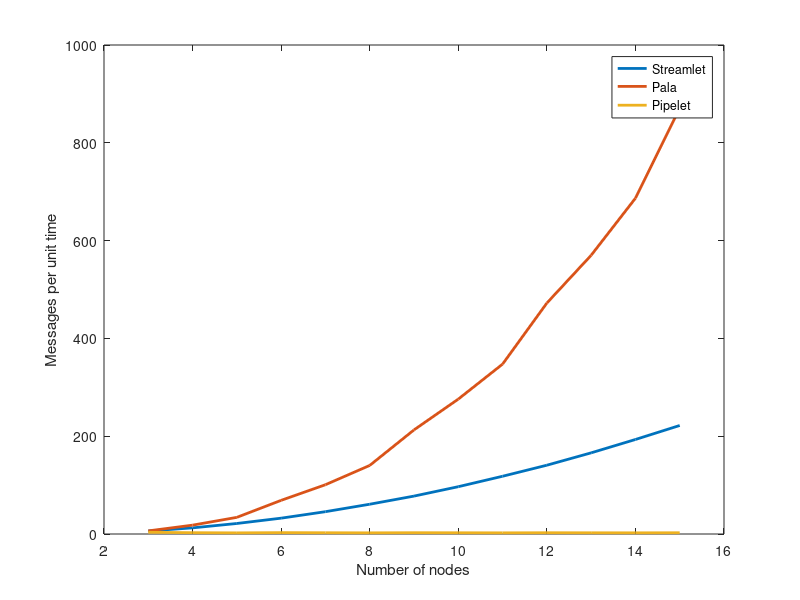

MATLAB code to generate this figure:
stream_total_message = [55158, 150535, 322672, 582971, 958548, 1461219, 2092792, 2902260, 3896900, 5064397, 6472488, 8117665, 9986316];
pala_total_message = [57265, 217297, 510832, 1238983, 2116094, 3364929, 5747921, 8275426, 11463775, 17002354, 22229340, 28839554, 39186284];
pipelet_total_message = [31831, 32315, 34999, 50840, 54165, 56992, 71767, 75735, 78327, 93529, 96805, 100659, 115471];

for k = 1: length(stream_total_message)
    y = (k+2)*3000;
    z = stream_total_message(k);
    c = z/y;
    stream_total_message(k) = c;
end

for k = 1: length(pala_total_message)
    y = (k+2)*3000;
    z = pala_total_message(k);
    c = z/y;
    pala_total_message(k) = c;
end

for k = 1: length(pipelet_total_message)
    y = (k+2)*3000;
    z = pipelet_total_message(k);
    c = z/y;
    pipelet_total_message(k) = c;
end

plot(3:15, stream_total_message,'LineWidth',2)
hold on
plot(3:15, pala_total_message,'LineWidth',2)
hold on
plot(3:15, pipelet_total_message,'LineWidth',2)
hold off

ylabel('Messages per unit time');
xlabel('Number of nodes');
legend('Streamlet','Pala', 'Pipelet');